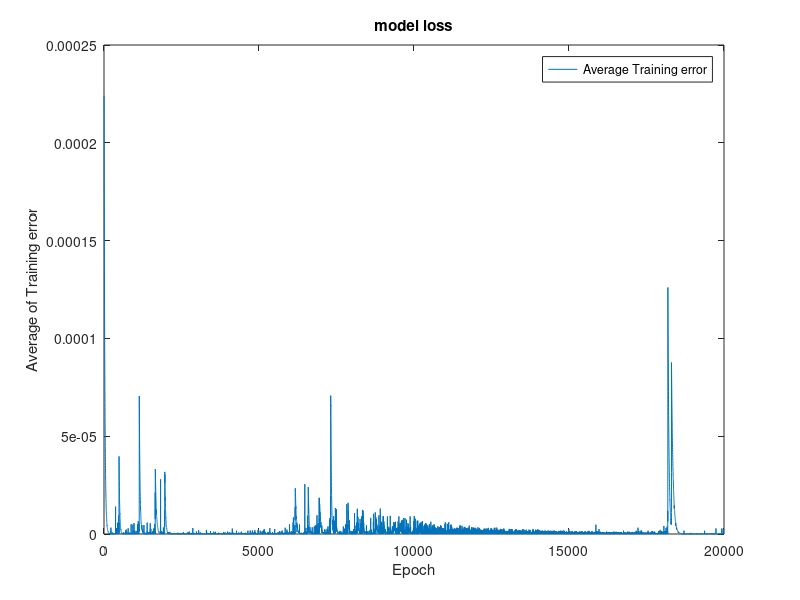

MATLAB code for this plot:
% NN implementation via backpropagation using 
% one hidden layer (sigmoid) and one output layer (linear)
% For use with PSD data from 1-phase Simulink inverter with MOSFET faults
% Written by, V. Winstead
% Dec 1, 2019
%
% hidden layer fn --> logsig(n) = 1 / (1 + exp(-n))
% output layer fn --> purelin(n) = n

close all
clear

% configuration
n1 = 5; % number of neurons in layer 1 (hidden layer)
i_size = 10; % length of input vector
o_size = 4; % length of output vector
my_alpha = 0.005; % learning rate

s = rng;
% initial conditions on weights (W) and bias offsets (b)
%% adjusted starting weight and bias
W1 = randn(n1, i_size);
b1 = randn(n1, 1);
W2 = randn(o_size, n1);
b2=  randn(o_size, 1);

% W1 = -0.01 + (0.01-(-0.01)).*rand(n1, i_size);
% b1 = -0.01 + (0.01-(-0.01)).*rand(n1, 1);
% W2 = -0.01 + (0.01-(-0.01)).*rand(o_size, n1);
% b2= -0.01 + (0.01-(-0.01)).*rand(o_size, 1);

% open data file
fileID = fopen('NN_data_test_s1_s2_s3_s4_20000.txt','r');
formatSpec = '%f %f %f %f %f %f %f %f %f %f %d %d %d %d %f';
A = fscanf(fileID,formatSpec, [15 Inf]);
fclose(fileID);
A = A'; % data read in transposed
p = A(:,1:10); % PSD data only
fault_device = A(:,11:14); % fault condition for each MOSFET
my_index = length(p);  % number of iterations to train NN

    
for z = 1:my_index
    
    % compute output of hidden layer
    my_temp = W1 * p(z,:)' + b1;
    a1 = 1 ./ (1 + exp(-my_temp));
    %a1 = min(my_temp, 0)

    % compute output of output layer
    my_temp = W2 * a1 + b2;
    a2 = my_temp;

    % compute error
    my_e = fault_device(z,:)' - a2;

    % compute partial differentials
    F1 = diag((1-a1).*a1);
    F2 = diag(ones(o_size, 1));

    % compute backpropagation starting with 2nd layer
    s2 = -2 * F2 * my_e;
    s1 = F1 * W2' * s2;

    % update weights and bias values
    W2 = W2 - my_alpha * s2 * a1';
    b2 = b2 - my_alpha * s2;
    W1 = W1 - my_alpha * s1 * p(z)';
    b1 = b1 - my_alpha * s1;
    
    my_e_out(z) = norm(my_e); % store metric of errors
    
     % Average Training error
    E1(z) = my_e_out(z)/ my_index;
end


plot(E1)
xlabel('Epoch')
ylabel('Average of Training error')
legend('Average Training error')
title('model loss')


